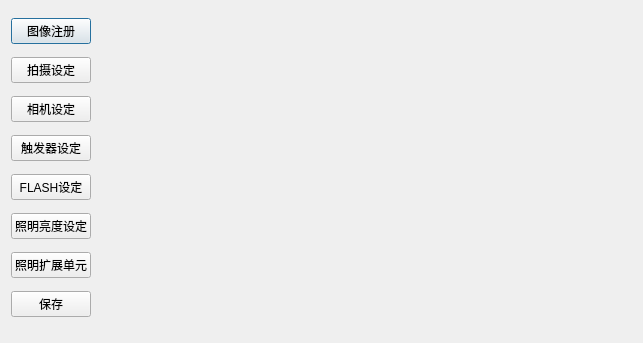
<?xml version="1.0" encoding="UTF-8"?>
<ui version="4.0">
 <class>imageEntry</class>
 <widget class="QDialog" name="imageEntry">
  <property name="geometry">
   <rect>
    <x>0</x>
    <y>0</y>
    <width>643</width>
    <height>343</height>
   </rect>
  </property>
  <property name="windowTitle">
   <string>Dialog</string>
  </property>
  <layout class="QGridLayout" name="gridLayout_2">
   <item row="0" column="0">
    <layout class="QVBoxLayout" name="verticalLayout">
     <item>
      <widget class="QPushButton" name="imgRegister">
       <property name="text">
        <string>图像注册</string>
       </property>
      </widget>
     </item>
     <item>
      <widget class="QPushButton" name="takeSet">
       <property name="text">
        <string>拍摄设定</string>
       </property>
      </widget>
     </item>
     <item>
      <widget class="QPushButton" name="cameraSet">
       <property name="text">
        <string>相机设定</string>
       </property>
      </widget>
     </item>
     <item>
      <widget class="QPushButton" name="triggerSet">
       <property name="text">
        <string>触发器设定</string>
       </property>
      </widget>
     </item>
     <item>
      <widget class="QPushButton" name="flashSet">
       <property name="text">
        <string>FLASH设定</string>
       </property>
      </widget>
     </item>
     <item>
      <widget class="QPushButton" name="lightSet">
       <property name="text">
        <string>照明亮度设定</string>
       </property>
      </widget>
     </item>
     <item>
      <widget class="QPushButton" name="extendLightSet">
       <property name="text">
        <string>照明扩展单元</string>
       </property>
      </widget>
     </item>
     <item>
      <widget class="QPushButton" name="save">
       <property name="text">
        <string>保存</string>
       </property>
      </widget>
     </item>
    </layout>
   </item>
   <item row="0" column="1">
    <widget class="QStackedWidget" name="stackedWidget">
     <property name="currentIndex">
      <number>1</number>
     </property>
     <widget class="QWidget" name="page">
      <layout class="QGridLayout" name="gridLayout_3">
       <item row="0" column="0">
        <widget class="QGraphicsView" name="graphicsView"/>
       </item>
       <item row="0" column="1">
        <layout class="QGridLayout" name="gridLayout">
         <item row="8" column="1">
          <spacer name="verticalSpacer">
           <property name="orientation">
            <enum>Qt::Vertical</enum>
           </property>
           <property name="sizeHint" stdset="0">
            <size>
             <width>20</width>
             <height>40</height>
            </size>
           </property>
          </spacer>
         </item>
         <item row="2" column="1">
          <widget class="QComboBox" name="comboBox">
           <item>
            <property name="text">
             <string>当前图像</string>
            </property>
           </item>
           <item>
            <property name="text">
             <string>注册图像</string>
            </property>
           </item>
           <item>
            <property name="text">
             <string>从文件中指定</string>
            </property>
           </item>
          </widget>
         </item>
         <item row="4" column="1">
          <widget class="QComboBox" name="comboBox_2">
           <item>
            <property name="text">
             <string>相机1</string>
            </property>
           </item>
           <item>
            <property name="text">
             <string>相机2</string>
            </property>
           </item>
           <item>
            <property name="text">
             <string>相机3</string>
            </property>
           </item>
           <item>
            <property name="text">
             <string>相机4</string>
            </property>
           </item>
           <item>
            <property name="text">
             <string>相机5</string>
            </property>
           </item>
          </widget>
         </item>
         <item row="7" column="0">
          <widget class="QLabel" name="label_6">
           <property name="text">
            <string>编号：</string>
           </property>
          </widget>
         </item>
         <item row="5" column="0">
          <widget class="QLabel" name="label_4">
           <property name="text">
            <string>范围指定</string>
           </property>
          </widget>
         </item>
         <item row="4" column="0">
          <widget class="QLabel" name="label_3">
           <property name="text">
            <string>相机选择</string>
           </property>
          </widget>
         </item>
         <item row="2" column="0">
          <widget class="QLabel" name="label_2">
           <property name="text">
            <string>注册对象</string>
           </property>
          </widget>
         </item>
         <item row="1" column="0" colspan="4">
          <widget class="QLabel" name="label">
           <property name="styleSheet">
            <string notr="true">background-color: rgb(170, 170, 255);
font: 12pt &quot;微软雅黑&quot;;</string>
           </property>
           <property name="text">
            <string>图像远择</string>
           </property>
          </widget>
         </item>
         <item row="0" column="0" colspan="3">
          <widget class="QCheckBox" name="checkBox">
           <property name="text">
            <string>以连续更新显示</string>
           </property>
          </widget>
         </item>
         <item row="5" column="1" colspan="2">
          <widget class="QPushButton" name="pushButton">
           <property name="text">
            <string>编辑</string>
           </property>
          </widget>
         </item>
         <item row="6" column="0" colspan="4">
          <widget class="QLabel" name="label_5">
           <property name="styleSheet">
            <string notr="true">background-color: rgb(170, 170, 255);
font: 12pt &quot;微软雅黑&quot;;</string>
           </property>
           <property name="text">
            <string>注册到</string>
           </property>
          </widget>
         </item>
         <item row="5" column="3">
          <widget class="QPushButton" name="pushButton_2">
           <property name="text">
            <string>清除</string>
           </property>
          </widget>
         </item>
         <item row="3" column="0" colspan="4">
          <widget class="QLineEdit" name="lineEdit"/>
         </item>
         <item row="2" column="3">
          <widget class="QPushButton" name="pushButton_3">
           <property name="text">
            <string>浏览...</string>
           </property>
          </widget>
         </item>
         <item row="7" column="3">
          <widget class="QSpinBox" name="spinBox"/>
         </item>
         <item row="7" column="1">
          <widget class="QLabel" name="label_7">
           <property name="text">
            <string>img_</string>
           </property>
           <property name="alignment">
            <set>Qt::AlignCenter</set>
           </property>
          </widget>
         </item>
        </layout>
       </item>
      </layout>
     </widget>
     <widget class="QWidget" name="page_1"/>
     <widget class="QWidget" name="page_2"/>
     <widget class="QWidget" name="page_3"/>
     <widget class="QWidget" name="page_4"/>
     <widget class="QWidget" name="page_5"/>
     <widget class="QWidget" name="page_6"/>
    </widget>
   </item>
  </layout>
 </widget>
 <resources/>
 <connections/>
</ui>
